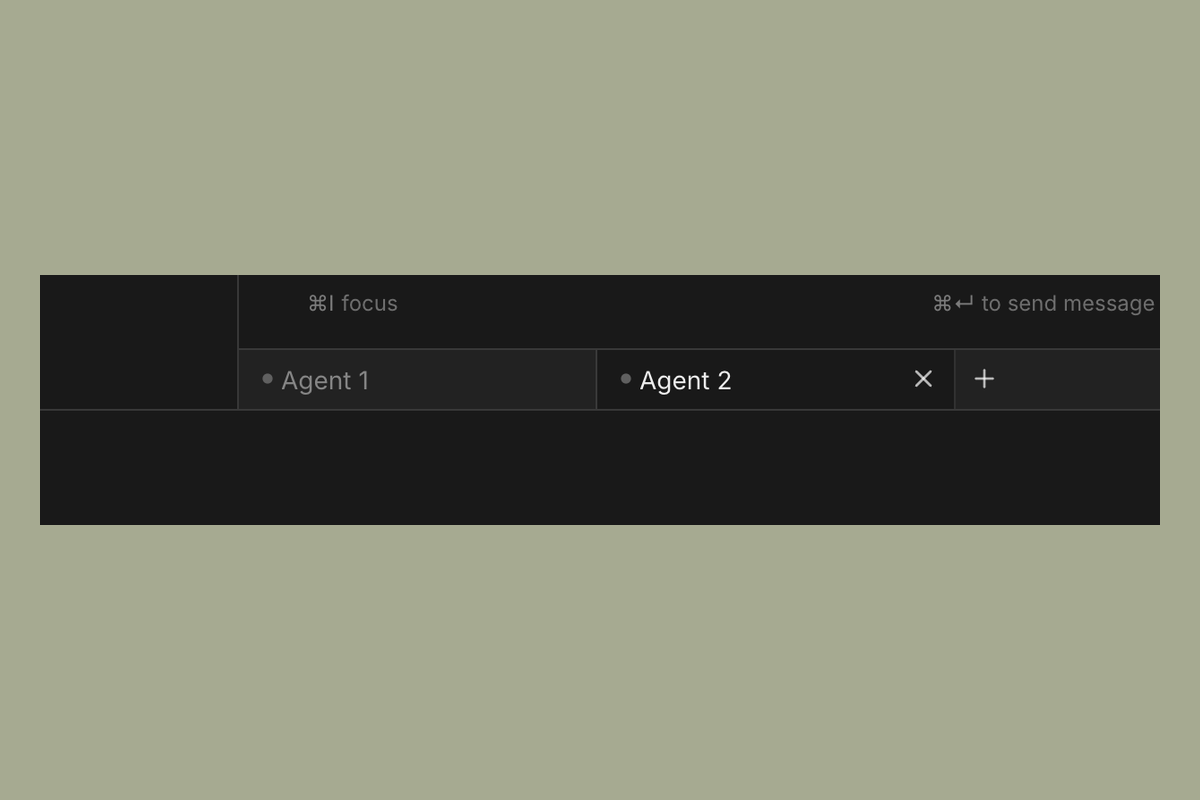
#> input picture images/agent-tabs.png, 1200 x 800 px
$ python process-screenshots.py ../../../../images/agent-tabs.png out.png
#> lines starting #> are read from the running program, lines starting #| are printed output that depends on the picture
#!/usr/bin/env python3
"""
Auto-process CHANGE screenshots to standard dimensions with padding.
Reads from .assets-source/ and outputs to .assets/ with green border.
Usage: python3 process-screenshots.py [input_image] [output_image]
"""

import sys
from PIL import Image, ImageOps

# Configuration
TARGET_WIDTH = 1200  # Standard width for documentation
TARGET_HEIGHT = 800  # Standard height for documentation
BACKGROUND_COLOR = (166, 170, 145)  # Sage green background (#A6AA91)
MIN_BORDER_WIDTH = 40  # Minimum border thickness (pixels) on all sides

# [73 lines left out: functions remove_border, has_border, not called in this run]

def process_image(input_path, output_path):
    """
    Process an image to fit target dimensions with padding.
    Maintains aspect ratio and centers the image.
    """
#> called with input_path = '../../../../images/agent-tabs.png', output_path = 'out.png'
    try:
        # Open the image
        img = Image.open(input_path)
#> img is the input picture: PIL image 1200x800 RGB; mean R, G, B 125.6, 128.5, 110.8

        # Convert to RGB if needed (handles RGBA, grayscale, etc.)
        if img.mode != 'RGB':
            img = img.convert('RGB')

        # Calculate max dimensions allowing for minimum border on all sides
        max_width = TARGET_WIDTH - (2 * MIN_BORDER_WIDTH)
        max_height = TARGET_HEIGHT - (2 * MIN_BORDER_WIDTH)

        # Calculate scaling to fit within max dimensions while maintaining aspect ratio
        img_ratio = img.width / img.height
#> img_ratio = 1.5
        max_ratio = max_width / max_height

        if img_ratio > max_ratio:
            # Image is wider - fit to max width
            new_width = max_width
            new_height = int(max_width / img_ratio)
        else:
            # Image is taller - fit to max height
            new_height = max_height
            new_width = int(max_height * img_ratio)
#> new_width = 1080

        # Resize image maintaining aspect ratio
        img_resized = img.resize((new_width, new_height), Image.Resampling.LANCZOS)

        # Create background with target dimensions
        background = Image.new('RGB', (TARGET_WIDTH, TARGET_HEIGHT), BACKGROUND_COLOR)
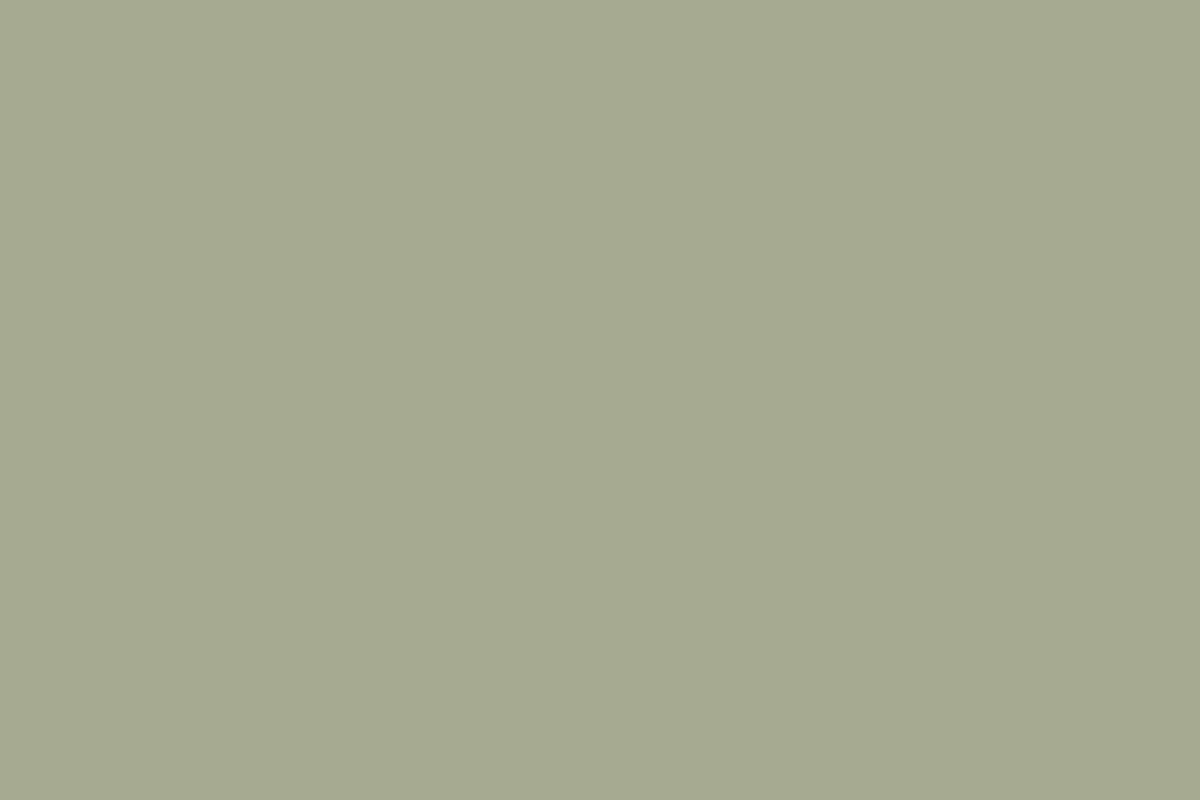
#> background: PIL image 1200x800 RGB; mean R, G, B 166, 170, 145

        # Calculate position to center the image
        x_offset = (TARGET_WIDTH - new_width) // 2
#> x_offset = 60
        y_offset = (TARGET_HEIGHT - new_height) // 2

        # Paste resized image onto background
        background.paste(img_resized, (x_offset, y_offset))
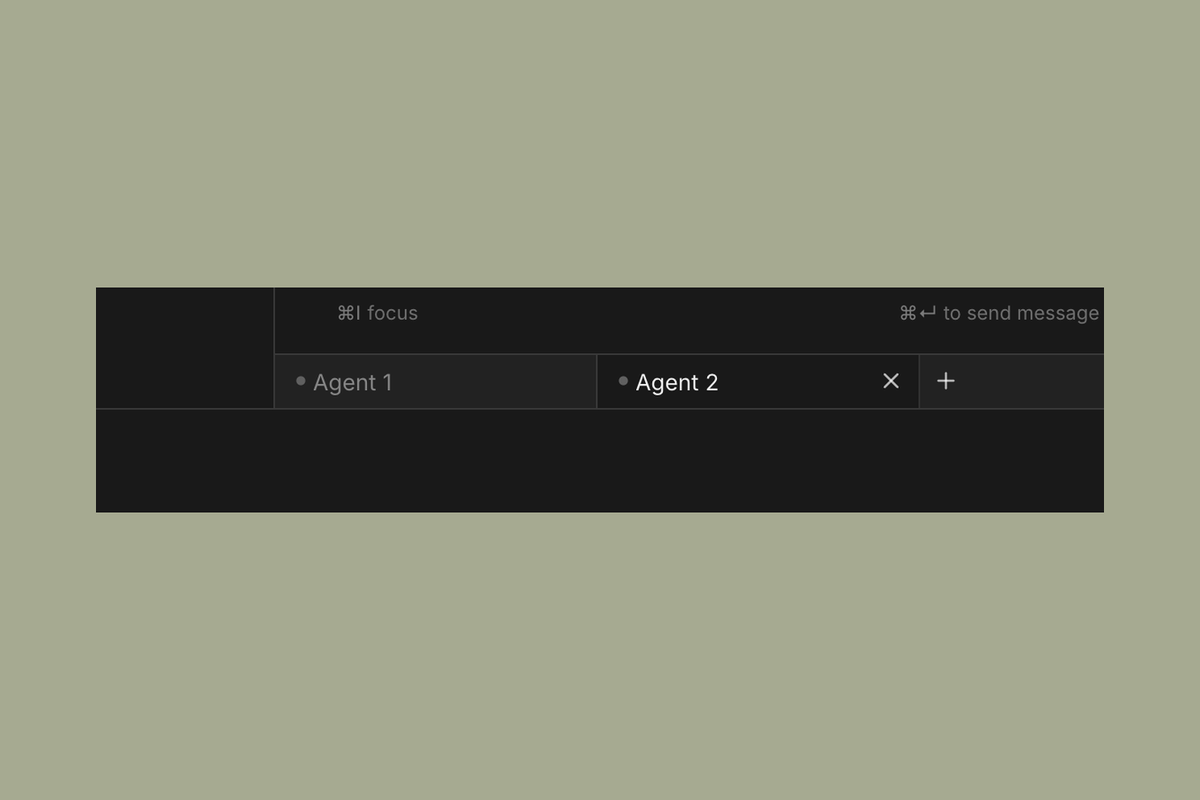
#> background: PIL image 1200x800 RGB; mean R, G, B 133.3, 136.4, 117.3

        # Save the result
        background.save(output_path, 'PNG', optimize=True)
        print(f"✓ Processed: {input_path} -> {output_path}")
        print(f"  Original: {img.width}x{img.height} -> Padded: {TARGET_WIDTH}x{TARGET_HEIGHT}")
#|   Original: 1200x800 -> Padded: 1200x800

    except Exception as e:
        print(f"✗ Error processing {input_path}: {e}", file=sys.stderr)
        sys.exit(1)

if __name__ == "__main__":
    if len(sys.argv) != 3:
        print("Usage: python3 process-screenshots.py [input_image] [output_image]")
        sys.exit(1)

    input_path = sys.argv[1]
    output_path = sys.argv[2]

    process_image(input_path, output_path)

$ run again, on images/changes-panel.png
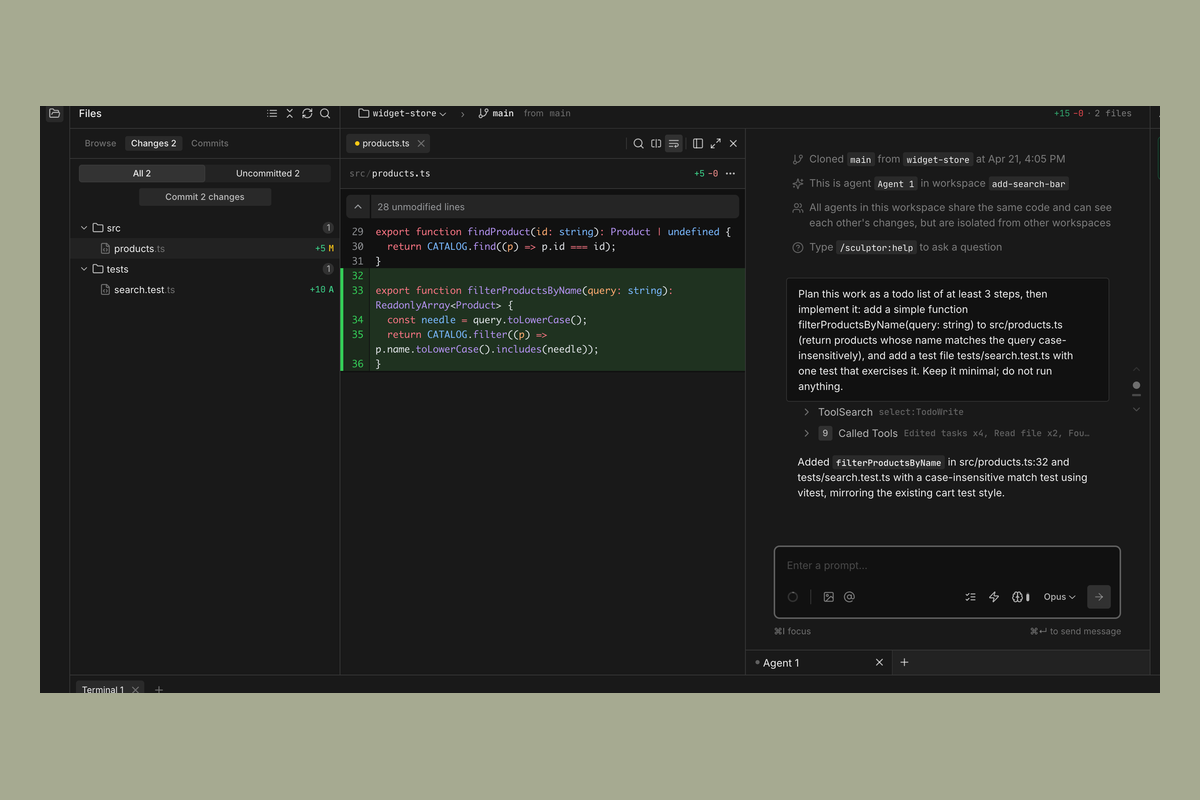
#> input picture images/changes-panel.png, 1200 x 800 px
#> in process_image, img is the input picture: PIL image 1200x800 RGB; mean R, G, B 72.2, 74.2, 65.7
#> in process_image, `background.paste(img_resized, (x_offset, y_offset))`:
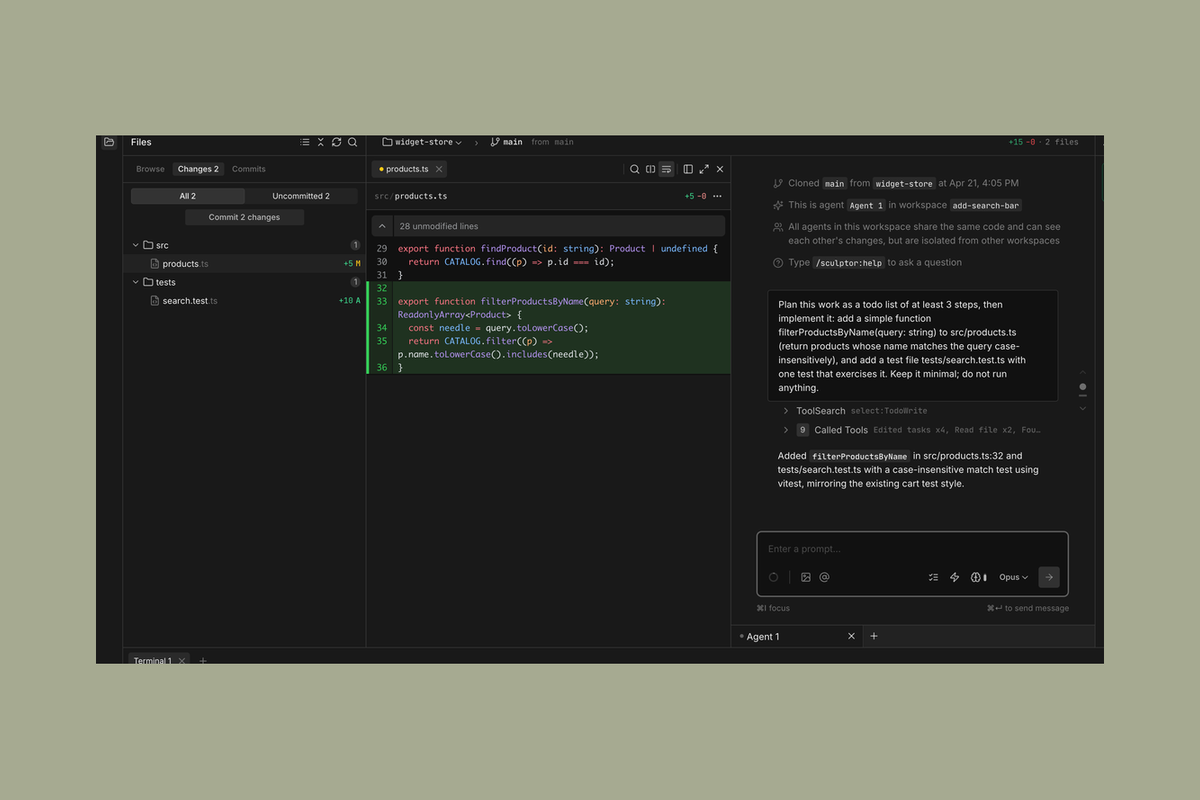
#> background: PIL image 1200x800 RGB; mean R, G, B 90, 92.4, 80.7
#|   Original: 1200x800 -> Padded: 1200x800

$ run again, on images/chat-panel.png
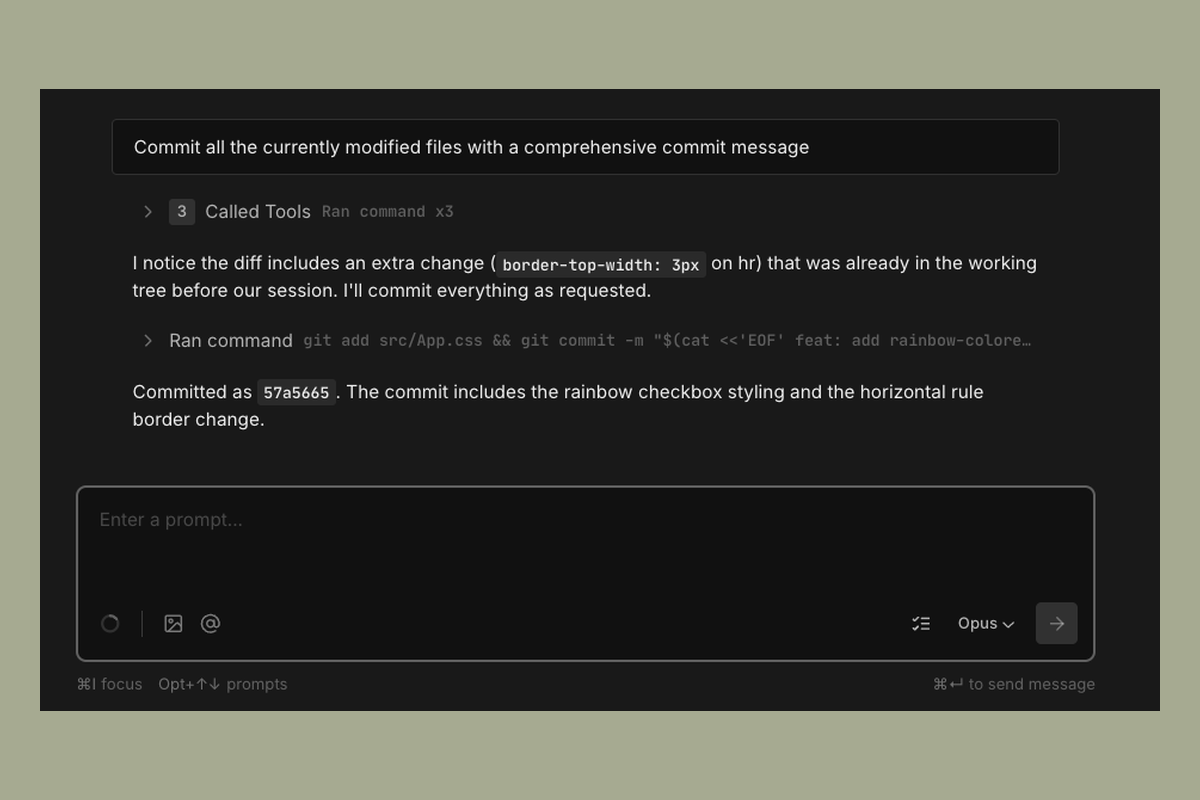
#> input picture images/chat-panel.png, 1200 x 800 px
#> in process_image, img is the input picture: PIL image 1200x800 RGB; mean R, G, B 65.4, 66.5, 59.7
#> in process_image, `background.paste(img_resized, (x_offset, y_offset))`:
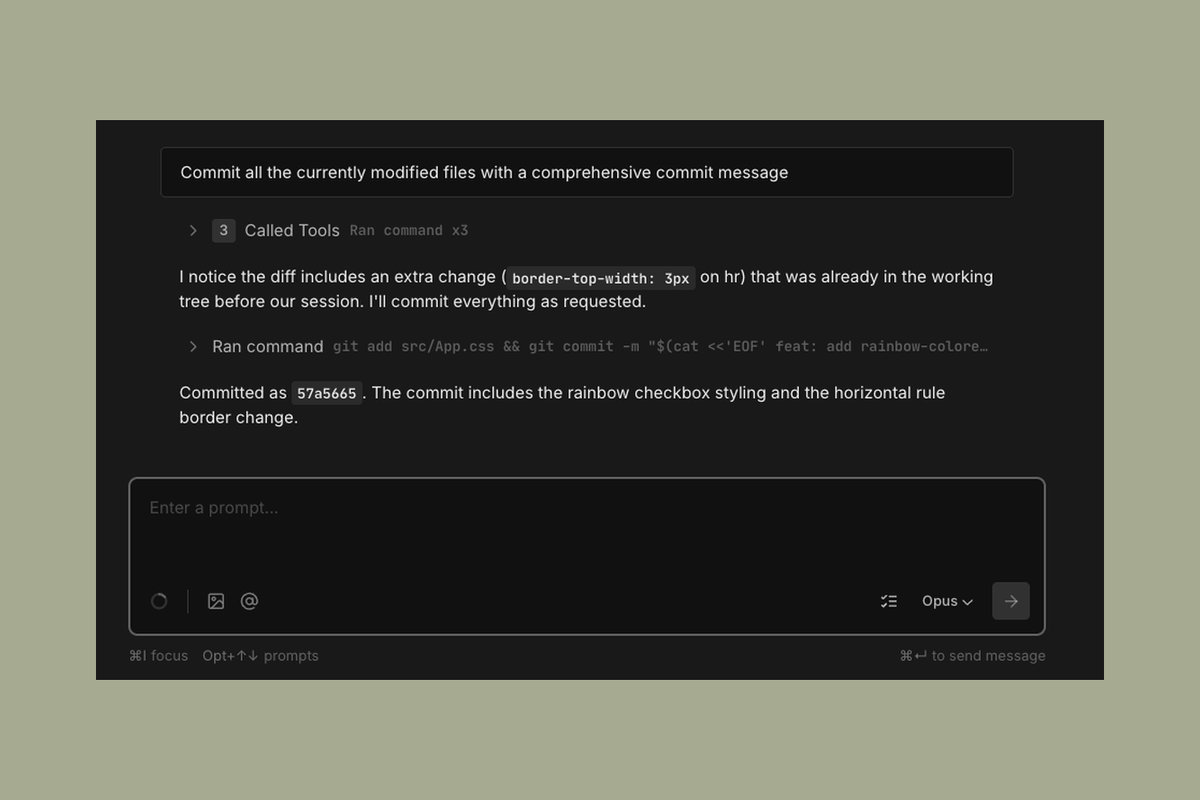
#> background: PIL image 1200x800 RGB; mean R, G, B 84.5, 86.2, 75.9
#|   Original: 1200x800 -> Padded: 1200x800
